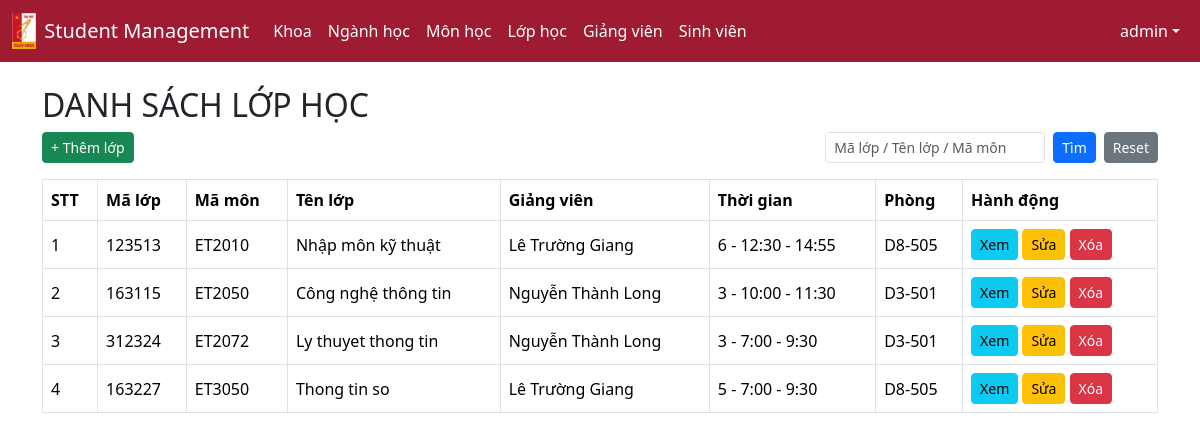
The app's page /student_management/classes/index.php (signed in) with its own data.
### tables this page shows
CREATE TABLE `classes` (
  `id` int(11) NOT NULL,
  `code` varchar(20) NOT NULL,
  `course_code` varchar(20) DEFAULT NULL,
  `lecturer_id` int(11) DEFAULT NULL,
  `name` varchar(100) NOT NULL,
  `class_time` varchar(50) DEFAULT NULL,
  `class_day` varchar(20) DEFAULT NULL,
  `room` varchar(50) DEFAULT NULL
);

CREATE TABLE `lecturers` (
  `id` int(11) NOT NULL,
  `lecturer_code` varchar(20) NOT NULL,
  `full_name` varchar(100) NOT NULL,
  `email` varchar(100) DEFAULT NULL,
  `department_id` int(11) NOT NULL,
  `unit` varchar(100) DEFAULT NULL,
  `position` varchar(100) DEFAULT NULL
);

### student_management/classes/index.php (the view, shortened to what this page needs)
<?php
require "../config/db.php";
$keyword = $_GET['keyword'] ?? '';
$sql = "
SELECT c.*, l.full_name AS lecturer_name
FROM classes c
LEFT JOIN lecturers l ON c.lecturer_id = l.id
WHERE 1
";
$params = [];
$sql .= " ORDER BY c.id DESC";
$stmt = $conn->prepare($sql);
$stmt->execute($params);
$classes = $stmt->fetchAll(PDO::FETCH_ASSOC);
?>
<!DOCTYPE html>
<html lang="vi">
<head>
<link href="https://cdn.jsdelivr.net/npm/bootstrap@5.3.2/dist/css/bootstrap.min.css" rel="stylesheet">
</head>
<body>
<?php include "../includes/navbar.php"; ?>
<div class="container mt-4">
<h2>DANH SÁCH LỚP HỌC</h2>
<div class="d-flex justify-content-between align-items-center mb-3">
<?php if (isset($_SESSION['role']) && in_array($_SESSION['role'], ['admin', 'staff'])): ?>
<button class="btn btn-success btn-sm"
data-bs-toggle="modal"
data-bs-target="#addClassModal">
+ Thêm lớp
</button>
<?php endif; ?>
<form class="d-flex gap-2" method="get">
<input class="form-control form-control-sm"
name="keyword"
placeholder="Mã lớp / Tên lớp / Mã môn"
value="<?= htmlspecialchars($keyword) ?>">
<button class="btn btn-primary btn-sm">Tìm</button>
<a href="index.php" class="btn btn-secondary btn-sm">Reset</a>
</form>
</div>
<table class="table table-bordered table-hover align-middle">
<thead>
<tr>
<th>STT</th>
<th>Mã lớp</th>
<th>Mã môn</th>
<th>Tên lớp</th>
<th>Giảng viên</th>
<th>Thời gian</th>
<th>Phòng</th>
<th>Hành động</th>
</tr>
</thead>
<tbody>
<?php if (count($classes) === 0): ?>
<tr>
<td colspan="8" class="text-center text-muted">Chưa có lớp</td>
</tr>
<?php else: ?>
<?php $stt = 1; foreach ($classes as $c): ?>
<tr>
<td><?= $stt++ ?></td>
<td><?= htmlspecialchars($c['code']) ?></td>
<td><?= htmlspecialchars($c['course_code']) ?></td>
<td><?= htmlspecialchars($c['name']) ?></td>
<td><?= htmlspecialchars($c['lecturer_name'] ?? '—') ?></td>
<td><?= htmlspecialchars($c['class_day']) ?> - <?= htmlspecialchars($c['class_time']) ?></td>
<td><?= htmlspecialchars($c['room']) ?></td>
<?php if (isset($_SESSION['role']) && in_array($_SESSION['role'], ['admin', 'staff'])): ?>
<td>
<a href="view.php?class_id=<?= $c['id'] ?>"
class="btn btn-info btn-sm">Xem</a>
<button class="btn btn-warning btn-sm editBtn"
data-id="<?= $c['id'] ?>"
data-code="<?= htmlspecialchars($c['code']) ?>"
data-course="<?= htmlspecialchars($c['course_code']) ?>"
data-name="<?= htmlspecialchars($c['name']) ?>"
data-lecturer="<?= $c['lecturer_id'] ?>"
data-day="<?= htmlspecialchars($c['class_day']) ?>"
data-time="<?= htmlspecialchars($c['class_time']) ?>"
data-room="<?= htmlspecialchars($c['room']) ?>"
data-bs-toggle="modal"
data-bs-target="#editClassModal">
Sửa
</button>
<a href="delete.php?id=<?= $c['id'] ?>"
class="btn btn-danger btn-sm"
onclick="return confirm('Xóa lớp?')">Xóa</a>
</td>
<?php endif; ?>
</tr>
<?php endforeach; ?>
<?php endif; ?>
</tbody>
</table>
</div>
</body>
</html>

### records on screen
classes: code "123513", course_code "ET2010", name "Nhập môn kỹ thuật", lecturer.full_name "Lê Trường Giang", class_day "6", class_time "12:30 - 14:55", room "D8-505"
classes: code "163115", course_code "ET2050", name "Công nghệ thông tin", lecturer.full_name "Nguyễn Thành Long", class_day "3", class_time "10:00 - 11:30", room "D3-501"
classes: code "312324", course_code "ET2072", name "Ly thuyet thong tin", lecturer.full_name "Nguyễn Thành Long", class_day "3", class_time "7:00 - 9:30", room "D3-501"
classes: code "163227", course_code "ET3050", name "Thong tin so", lecturer.full_name "Lê Trường Giang", class_day "5", class_time "7:00 - 9:30", room "D8-505"

### other values on screen
$_SESSION['full_name'] "admin"
